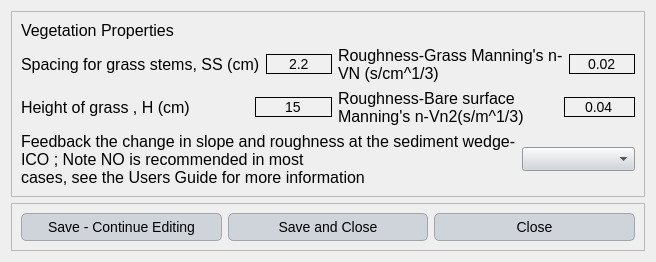
<?xml version="1.0" encoding="UTF-8"?>
<ui version="4.0">
 <class>Dialog</class>
 <widget class="QDialog" name="Dialog">
  <property name="geometry">
   <rect>
    <x>0</x>
    <y>0</y>
    <width>656</width>
    <height>261</height>
   </rect>
  </property>
  <property name="windowTitle">
   <string>Dialog</string>
  </property>
  <property name="styleSheet">
   <string notr="true">QLabel {
    font-family: 'Georgia'; /* Cambiar la fuente a Georgia */
    font-size: 16px; /* Cambiar el tamaño de la fuente */
    color: #000000; /* Color del texto (blanco) */
}

QLineEdit {
    font-family: 'Georgia'; /* Cambiar la fuente a Georgia */
    font-size: 14px; /* Cambiar el tamaño de la fuente */
    color: #000000; /* Color del texto (blanco) */
    background-color: #f0f0f0; /* Color de fondo del QLineEdit */
    border: 1px solid #000000; /* Borde blanco */
}

QComboBox {
    font-family: 'Georgia'; /* Cambiar la fuente a Georgia */
    font-size: 14px; /* Cambiar el tamaño de la fuente */
    color: #000000; /* Color del texto (blanco) */
    background-color: #cfd4da; /* Fondo oscuro del ComboBox */
}

QRadioButton {
    font-family: 'Georgia'; /* Cambiar la fuente a Georgia */
    font-size: 14px; /* Cambiar el tamaño de la fuente */
    color: #000000; /* Color del texto (blanco) */
}

QCheckBox {
    font-family: 'Georgia'; /* Cambiar la fuente a Georgia */
    font-size: 14px; /* Cambiar el tamaño de la fuente */
    color: #000000; /* Color del texto (blanco) */
}

/* Cambiar la fuente y estilo de los QPushButton */
QPushButton {
    font-family: 'Georgia'; /* Cambiar la fuente */
    font-size: 14px; /* Cambiar el tamaño de la fuente */
    color: #000000; /* Color del texto negro */
    background-color: #cfd4da; /* Fondo gris claro */
    border: 1px solid #a1a6ad; /* Borde gris medio */
    border-radius: 5px; /* Bordes redondeados */
    padding: 5px; /* Espaciado interno */
}

/* Estilo cuando el ratón pasa sobre el botón */
QPushButton:hover {
    color: #000000; /* Mantener el texto negro */
    background-color: #b7bcc3; /* Fondo gris un poco más oscuro al pasar el mouse */
}

/* Estilo cuando el botón está presionado */
QPushButton:pressed {
    background-color: #a6acb3; /* Fondo ligeramente más oscuro al presionar */
    color: #000000; /* Mantener el texto negro cuando se presiona */
}



/* Estilo general para QTableWidget y QTableView */
QTableWidget, QTableView {
    font-family: 'Georgia'; /* Cambiar la fuente a Georgia */
    font-size: 14px; /* Tamaño de la fuente */
    color: #000000; /* Color del texto negro */
    background-color: #e6e9ed; /* Fondo gris claro para la tabla */
    gridline-color: #a1a6ad; /* Color de las líneas de la tabla (gris medio) */
    selection-background-color: #b7bcc3; /* Color de fondo cuando se selecciona una celda (gris suave) */
    selection-color: #000000; /* Color del texto cuando la celda está seleccionada (negro) */
}

/* Estilo para el encabezado horizontal de la tabla */
QHeaderView::section {
    font-family: 'Georgia'; /* Cambiar la fuente a Georgia */
    font-size: 14px; /* Tamaño de la fuente */
    color: #000000; /* Color del texto negro */
    background-color: #cfd4da; /* Fondo gris claro del encabezado */
    border: 1px solid #a1a6ad; /* Borde gris medio entre las secciones */
    padding: 4px; /* Espaciado interno en el encabezado */
}

/* Estilo para las celdas de la tabla al pasar el mouse */
QTableWidget::item:hover, QTableView::item:hover {
    background-color: #b7bcc3; /* Fondo gris suave al pasar el mouse */
    color: #000000; /* Mantener el texto negro */
}

/* Estilo para las celdas cuando están seleccionadas */
QTableWidget::item:selected, QTableView::item:selected {
    background-color: #a6acb3; /* Fondo gris intermedio cuando está seleccionado */
    color: #000000; /* Texto negro cuando está seleccionado */
}

/* Ajustar el tamaño de las celdas */
QTableWidget::item, QTableView::item {
    padding: 4px; /* Espaciado interno de las celdas */
}

/* Estilo para el borde inferior de la tabla */
QTableCornerButton::section {
    background-color: #cfd4da; /* Fondo del botón de esquina */
    border: 1px solid #a1a6ad; /* Borde gris medio del botón de esquina */
}</string>
  </property>
  <layout class="QGridLayout" name="gridLayout_3">
   <item row="0" column="0">
    <widget class="QFrame" name="frame">
     <property name="frameShape">
      <enum>QFrame::StyledPanel</enum>
     </property>
     <property name="frameShadow">
      <enum>QFrame::Raised</enum>
     </property>
     <layout class="QGridLayout" name="gridLayout_2">
      <item row="0" column="0">
       <widget class="QLabel" name="label">
        <property name="text">
         <string>Vegetation Properties</string>
        </property>
       </widget>
      </item>
      <item row="1" column="0">
       <layout class="QHBoxLayout" name="horizontalLayout">
        <item>
         <widget class="QLabel" name="label_2">
          <property name="text">
           <string>Spacing for grass stems, SS (cm)</string>
          </property>
         </widget>
        </item>
        <item>
         <widget class="QLineEdit" name="spacing_grass">
          <property name="text">
           <string>2.2</string>
          </property>
          <property name="alignment">
           <set>Qt::AlignCenter</set>
          </property>
         </widget>
        </item>
       </layout>
      </item>
      <item row="1" column="1">
       <layout class="QHBoxLayout" name="horizontalLayout_3">
        <item>
         <widget class="QLabel" name="label_4">
          <property name="text">
           <string>Roughness-Grass Manning's n-
VN (s/cm^1/3)</string>
          </property>
         </widget>
        </item>
        <item>
         <widget class="QLineEdit" name="roughness_grass">
          <property name="text">
           <string>0.02</string>
          </property>
          <property name="alignment">
           <set>Qt::AlignCenter</set>
          </property>
         </widget>
        </item>
       </layout>
      </item>
      <item row="2" column="0">
       <layout class="QHBoxLayout" name="horizontalLayout_2">
        <item>
         <widget class="QLabel" name="label_3">
          <property name="minimumSize">
           <size>
            <width>228</width>
            <height>0</height>
           </size>
          </property>
          <property name="text">
           <string>Height of grass , H (cm)</string>
          </property>
         </widget>
        </item>
        <item>
         <widget class="QLineEdit" name="height_grass">
          <property name="text">
           <string>15</string>
          </property>
          <property name="alignment">
           <set>Qt::AlignCenter</set>
          </property>
         </widget>
        </item>
       </layout>
      </item>
      <item row="2" column="1">
       <layout class="QHBoxLayout" name="horizontalLayout_4">
        <item>
         <widget class="QLabel" name="label_5">
          <property name="minimumSize">
           <size>
            <width>220</width>
            <height>0</height>
           </size>
          </property>
          <property name="text">
           <string>Roughness-Bare surface
Manning's n-Vn2(s/m^1/3)</string>
          </property>
         </widget>
        </item>
        <item>
         <widget class="QLineEdit" name="roughness_bare">
          <property name="text">
           <string>0.04</string>
          </property>
          <property name="alignment">
           <set>Qt::AlignCenter</set>
          </property>
         </widget>
        </item>
       </layout>
      </item>
      <item row="3" column="0" colspan="2">
       <layout class="QHBoxLayout" name="horizontalLayout_5">
        <item>
         <widget class="QLabel" name="label_6">
          <property name="text">
           <string>Feedback the change in slope and roughness at the sediment wedge-
ICO ; Note NO is recommended in most
cases, see the Users Guide for more information</string>
          </property>
         </widget>
        </item>
        <item>
         <widget class="QComboBox" name="feedback"/>
        </item>
       </layout>
      </item>
     </layout>
    </widget>
   </item>
   <item row="1" column="0">
    <widget class="QFrame" name="frame_2">
     <property name="frameShape">
      <enum>QFrame::StyledPanel</enum>
     </property>
     <property name="frameShadow">
      <enum>QFrame::Raised</enum>
     </property>
     <layout class="QGridLayout" name="gridLayout">
      <item row="0" column="0">
       <widget class="QPushButton" name="save_continue">
        <property name="text">
         <string>Save - Continue Editing</string>
        </property>
       </widget>
      </item>
      <item row="0" column="1">
       <widget class="QPushButton" name="save_close">
        <property name="text">
         <string>Save and Close</string>
        </property>
       </widget>
      </item>
      <item row="0" column="2">
       <widget class="QPushButton" name="close_dialog">
        <property name="text">
         <string>Close</string>
        </property>
       </widget>
      </item>
     </layout>
    </widget>
   </item>
  </layout>
 </widget>
 <resources/>
 <connections/>
</ui>
